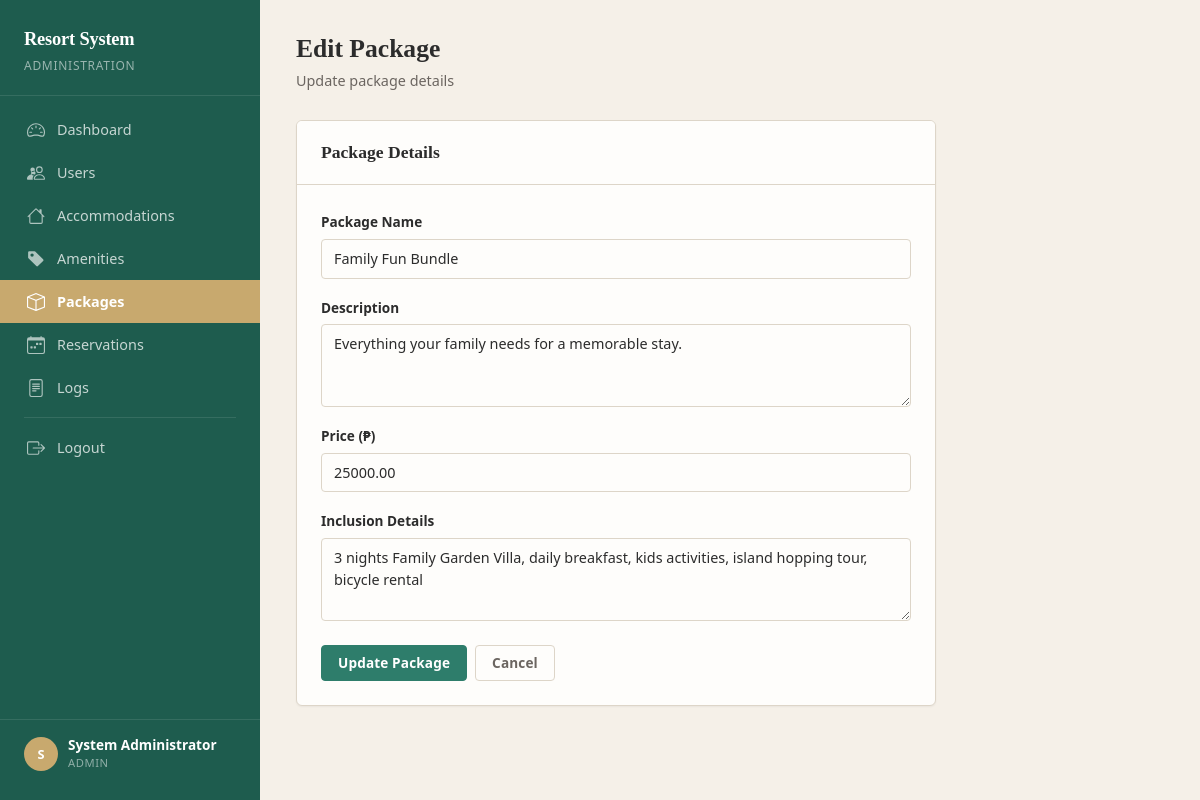
Page /admin/edit_package.php?id=2 (signed in) on the committed database.
### tables this page shows
CREATE TABLE `tbl_packages` (
  `package_id` int(11) NOT NULL,
  `package_name` varchar(100) NOT NULL,
  `description` text DEFAULT NULL,
  `price` decimal(10,2) NOT NULL,
  `inclusion_details` text DEFAULT NULL
);

### admin/edit_package.php (the view, shortened to what this page needs)
<?php
require_once 'includes/header.php';
require_once '../db.php';
$id = (int)($_GET['id'] ?? 0);
$row = mysqli_fetch_assoc(mysqli_query($conn, "SELECT * FROM tbl_packages WHERE package_id = $id"));
?>
<?php include 'includes/sidebar.php'; ?>
<div class="main-content">
    <div class="page-header">
        <h1>Edit Package</h1>
        <p>Update package details</p>
    </div>
    <div class="form-card card">
        <div class="card-header"><h2>Package Details</h2></div>
        <div class="card-body">
            <form method="POST" action="">
                <div class="mb-3">
                    <label for="package_name" class="form-label">Package Name</label>
                    <input type="text" class="form-control" id="package_name" name="package_name" required value="<?= htmlspecialchars($row['package_name']) ?>">
                </div>
                <div class="mb-3">
                    <label for="description" class="form-label">Description</label>
                    <textarea class="form-control" id="description" name="description" rows="3"><?= htmlspecialchars($row['description']) ?></textarea>
                </div>
                <div class="mb-3">
                    <label for="price" class="form-label">Price (₱)</label>
                    <input type="number" class="form-control" id="price" name="price" step="0.01" min="0" required value="<?= $row['price'] ?>">
                </div>
                <div class="mb-4">
                    <label for="inclusion_details" class="form-label">Inclusion Details</label>
                    <textarea class="form-control" id="inclusion_details" name="inclusion_details" rows="3"><?= htmlspecialchars($row['inclusion_details']) ?></textarea>
                </div>
                <div class="d-flex gap-2">
                    <button type="submit" class="btn btn-primary">Update Package</button>
                    <a href="packages.php" class="btn btn-outline-secondary">Cancel</a>
                </div>
            </form>
        </div>
    </div>
</div>
</body>
</html>

### assets/css/style.css (style rules this page uses)
:root { --color-primary: #2E7D6B; --color-primary-hover: #256858; --color-primary-active: #1E5C4E; --color-sidebar: #1E5C4E; --color-sidebar-hover: #17493e; --color-accent: #C8A96E; --color-accent-hover: #b8993e; --color-surface: #F5F0E8; --color-white: #FEFDFB; --color-text: #2C2C2C; --color-text-muted: #6B6560; --color-border: #DDD5C8; --color-border-light: #EBE6DE; --color-danger: #C0392B; --color-danger-hover: #A93226; --color-warning: #D4A017; --color-warning-hover: #B8860B; --color-success: #2E7D6B; --color-info: #5B8FA8; --sidebar-width: 260px; --header-height: 0px; --radius-sm: 4px; --radius-md: 6px; --radius-lg: 8px; --shadow-sm: 0 1px 2px rgba(44, 44, 44, 0.06); --shadow-md: 0 2px 8px rgba(44, 44, 44, 0.08); --shadow-lg: 0 4px 16px rgba(44, 44, 44, 0.10); --transition-fast: 150ms ease-out; --transition-normal: 200ms ease-out; }
*, *::before, *::after { box-sizing: border-box; }
body { font-family: system-ui, -apple-system, "Segoe UI", sans-serif; background-color: var(--color-surface); color: var(--color-text); margin: 0; padding: 0; line-height: 1.6; -webkit-font-smoothing: antialiased; }
h1, h2, h3, h4, h5, h6 { font-family: Georgia, "Times New Roman", serif; font-weight: 700; color: var(--color-text); margin-top: 0; line-height: 1.3; }
a { color: var(--color-primary); text-decoration: none; transition: color var(--transition-fast); }
.main-content { margin-left: var(--sidebar-width); padding: 32px 36px; min-height: 100vh; }
.page-header { margin-bottom: 28px; }
.page-header h1 { font-size: 1.6rem; margin-bottom: 4px; }
.page-header p { color: var(--color-text-muted); margin: 0; font-size: 0.9rem; }
.card { background: var(--color-white); border: 1px solid var(--color-border); border-radius: var(--radius-md); box-shadow: var(--shadow-sm); transition: box-shadow var(--transition-normal); }
.card-header { background: var(--color-white); border-bottom: 1px solid var(--color-border); padding: 16px 20px; font-weight: 600; }
.card-body { padding: 20px; }
.btn { font-weight: 600; font-size: 0.85rem; padding: 7px 16px; border-radius: var(--radius-sm); transition: all var(--transition-fast); letter-spacing: 0.01em; }
.btn-primary { background-color: var(--color-primary); border-color: var(--color-primary); color: #fff; }
.btn-outline-secondary { border-color: var(--color-border); color: var(--color-text-muted); }
.form-control, .form-select { border: 1px solid var(--color-border); border-radius: var(--radius-sm); font-size: 0.9rem; padding: 8px 12px; transition: border-color var(--transition-fast), box-shadow var(--transition-fast); background-color: var(--color-white); color: var(--color-text); }
.form-control::placeholder { color: var(--color-text-muted); opacity: 0.6; }
.form-label { font-weight: 600; font-size: 0.85rem; margin-bottom: 6px; color: var(--color-text); }
.form-card { background: var(--color-white); border: 1px solid var(--color-border); border-radius: var(--radius-md); box-shadow: var(--shadow-sm); max-width: 640px; }
.form-card .card-header { padding: 20px 24px; }
.form-card .card-body { padding: 24px; }
.form-card .card-header h2 { font-size: 1.1rem; margin: 0; font-family: Georgia, serif; }

### rows in the picture
tbl_packages: package_name "Family Fun Bundle", description "Everything your family needs for a memorable stay.", price "25000.00", inclusion_details "3 nights Family Garden Villa, daily breakfast, kids activities, island hopping tour, bicycle rental"

### other values in the picture
substr($_SESSION['full_name'], 0, 1) "S"
$_SESSION['full_name'] "System Administrator"
$_SESSION['role'] "ADMIN"
